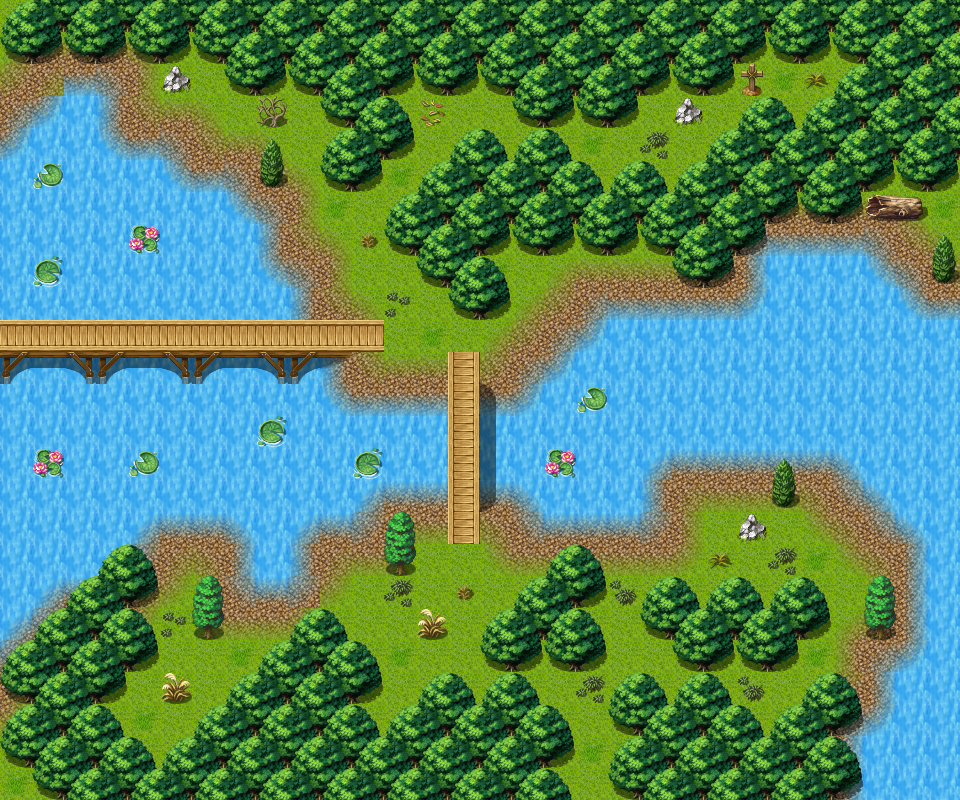

A level layout from a 2D game, rendered from its tile map. Below: a short description, then the map file with tile-grid data replaced by summaries:
An orthogonal 30x25 tile map with 32x32 px tiles, 3 tile layers (Ground, Objects, Above), 1 hidden layer not drawn, 40 tilesets and 9 objects (6x spawn, 2x mapchange, sign).

<map version="1.0" orientation="orthogonal" width="30" height="25" tilewidth="32" tileheight="32">
 <properties>
  <property name="outdoors" value="1" />
 </properties>
 <tileset firstgid="1" name="map_bed_1" tilewidth="32" tileheight="32">
  <image source="../drawable/map_bed_1.png" width="512" height="256" />
 </tileset>
 <tileset firstgid="129" name="map_border_1" tilewidth="32" tileheight="32">
  <image source="../drawable/map_border_1.png" width="512" height="256" />
 </tileset>
 <tileset firstgid="257" name="map_bridge_1" tilewidth="32" tileheight="32">
  <image source="../drawable/map_bridge_1.png" width="512" height="256" />
 </tileset>
 <tileset firstgid="385" name="map_broken_1" tilewidth="32" tileheight="32">
  <image source="../drawable/map_broken_1.png" width="512" height="256" />
 </tileset>
 <tileset firstgid="513" name="map_cavewall_1" tilewidth="32" tileheight="32">
  <image source="../drawable/map_cavewall_1.png" width="576" height="192" />
 </tileset>
 <tileset firstgid="621" name="map_cavewall_2" tilewidth="32" tileheight="32">
  <image source="../drawable/map_cavewall_2.png" width="576" height="192" />
 </tileset>
 <tileset firstgid="729" name="map_cavewall_3" tilewidth="32" tileheight="32">
  <image source="../drawable/map_cavewall_3.png" width="576" height="192" />
 </tileset>
 <tileset firstgid="837" name="map_chair_table_1" tilewidth="32" tileheight="32">
  <image source="../drawable/map_chair_table_1.png" width="512" height="256" />
 </tileset>
 <tileset firstgid="965" name="map_crate_1" tilewidth="32" tileheight="32">
  <image source="../drawable/map_crate_1.png" width="512" height="256" />
 </tileset>
 <tileset firstgid="1093" name="map_cupboard_1" tilewidth="32" tileheight="32">
  <image source="../drawable/map_cupboard_1.png" width="512" height="256" />
 </tileset>
 <tileset firstgid="1221" name="map_curtain_1" tilewidth="32" tileheight="32">
  <image source="../drawable/map_curtain_1.png" width="512" height="256" />
 </tileset>
 <tileset firstgid="1349" name="map_entrance_1" tilewidth="32" tileheight="32">
  <image source="../drawable/map_entrance_1.png" width="512" height="256" />
 </tileset>
 <tileset firstgid="1477" name="map_fence_1" tilewidth="32" tileheight="32">
  <image source="../drawable/map_fence_1.png" width="512" height="256" />
 </tileset>
 <tileset firstgid="1605" name="map_fence_2" tilewidth="32" tileheight="32">
  <image source="../drawable/map_fence_2.png" width="512" height="256" />
 </tileset>
 <tileset firstgid="1733" name="map_ground_1" tilewidth="32" tileheight="32">
  <image source="../drawable/map_ground_1.png" width="512" height="256" />
 </tileset>
 <tileset firstgid="1861" name="map_ground_2" tilewidth="32" tileheight="32">
  <image source="../drawable/map_ground_2.png" width="512" height="256" />
 </tileset>
 <tileset firstgid="1989" name="map_ground_3" tilewidth="32" tileheight="32">
  <image source="../drawable/map_ground_3.png" width="512" height="256" />
 </tileset>
 <tileset firstgid="2117" name="map_ground_4" tilewidth="32" tileheight="32">
  <image source="../drawable/map_ground_4.png" width="512" height="256" />
 </tileset>
 <tileset firstgid="2245" name="map_ground_5" tilewidth="32" tileheight="32">
  <image source="../drawable/map_ground_5.png" width="512" height="256" />
 </tileset>
 <tileset firstgid="2373" name="map_ground_6" tilewidth="32" tileheight="32">
  <image source="../drawable/map_ground_6.png" width="512" height="256" />
 </tileset>
 <tileset firstgid="2501" name="map_ground_7" tilewidth="32" tileheight="32">
  <image source="../drawable/map_ground_7.png" width="512" height="256" />
 </tileset>
 <tileset firstgid="2629" name="map_ground_8" tilewidth="32" tileheight="32">
  <image source="../drawable/map_ground_8.png" width="512" height="256" />
 </tileset>
 <tileset firstgid="2757" name="map_indoor_1" tilewidth="32" tileheight="32">
  <image source="../drawable/map_indoor_1.png" width="512" height="256" />
 </tileset>
 <tileset firstgid="2885" name="map_kitchen_1" tilewidth="32" tileheight="32">
  <image source="../drawable/map_kitchen_1.png" width="512" height="256" />
 </tileset>
 <tileset firstgid="3013" name="map_outdoor_1" tilewidth="32" tileheight="32">
  <image source="../drawable/map_outdoor_1.png" width="512" height="256" />
 </tileset>
 <tileset firstgid="3141" name="map_pillar_1" tilewidth="32" tileheight="32">
  <image source="../drawable/map_pillar_1.png" width="512" height="256" />
 </tileset>
 <tileset firstgid="3269" name="map_plant_1" tilewidth="32" tileheight="32">
  <image source="../drawable/map_plant_1.png" width="512" height="256" />
 </tileset>
 <tileset firstgid="3397" name="map_rock_1" tilewidth="32" tileheight="32">
  <image source="../drawable/map_rock_1.png" width="512" height="256" />
 </tileset>
 <tileset firstgid="3525" name="map_roof_1" tilewidth="32" tileheight="32">
  <image source="../drawable/map_roof_1.png" width="512" height="256" />
 </tileset>
 <tileset firstgid="3653" name="map_roof_2" tilewidth="32" tileheight="32">
  <image source="../drawable/map_roof_2.png" width="512" height="256" />
 </tileset>
 <tileset firstgid="3781" name="map_shop_1" tilewidth="32" tileheight="32">
  <image source="../drawable/map_shop_1.png" width="512" height="256" />
 </tileset>
 <tileset firstgid="3909" name="map_sign_ladder_1" tilewidth="32" tileheight="32">
  <image source="../drawable/map_sign_ladder_1.png" width="512" height="256" />
 </tileset>
 <tileset firstgid="4037" name="map_table_1" tilewidth="32" tileheight="32">
  <image source="../drawable/map_table_1.png" width="512" height="256" />
 </tileset>
 <tileset firstgid="4165" name="map_trail_1" tilewidth="32" tileheight="32">
  <image source="../drawable/map_trail_1.png" width="512" height="256" />
 </tileset>
 <tileset firstgid="4293" name="map_tree_1" tilewidth="32" tileheight="32">
  <image source="../drawable/map_tree_1.png" width="512" height="256" />
 </tileset>
 <tileset firstgid="4421" name="map_wall_1" tilewidth="32" tileheight="32">
  <image source="../drawable/map_wall_1.png" width="512" height="256" />
 </tileset>
 <tileset firstgid="4549" name="map_wall_2" tilewidth="32" tileheight="32">
  <image source="../drawable/map_wall_2.png" width="480" height="256" />
 </tileset>
 <tileset firstgid="4669" name="map_wall_3" tilewidth="32" tileheight="32">
  <image source="../drawable/map_wall_3.png" width="480" height="256" />
 </tileset>
 <tileset firstgid="4789" name="map_window_1" tilewidth="32" tileheight="32">
  <image source="../drawable/map_window_1.png" width="512" height="256" />
 </tileset>
 <tileset firstgid="4917" name="map_window_2" tilewidth="32" tileheight="32">
  <image source="../drawable/map_window_2.png" width="512" height="256" />
 </tileset>
 <layer name="Ground" width="30" height="25">
  <data>[750 cells, 750 non-empty, 6 distinct tile ids]</data>
 </layer>
 <layer name="Objects" width="30" height="25">
  <data>[750 cells, 293 non-empty, 31 distinct tile ids]</data>
 </layer>
 <layer name="Above" width="30" height="25">
  <data>[750 cells, 98 non-empty, 14 distinct tile ids]</data>
 </layer>
 <layer name="Walkable" width="30" height="25" visible="0">
  <data>[750 cells, 553 non-empty, 1 distinct tile ids]</data>
 </layer>
 <objectgroup name="Mapevents">
  <object name="south" type="mapchange" x="576" y="768" width="32" height="32">
   <properties>
    <property name="map" value="waytomountaincave0" />
    <property name="place" value="north" />
   </properties>
  </object>
  <object name="west" type="mapchange" x="0" y="320" width="32" height="32">
   <properties>
    <property name="map" value="waterway11" />
    <property name="place" value="east" />
   </properties>
  </object>
  </objectgroup>
 <objectgroup name="Spawn" visible="0">
  <!-- 6 objects omitted --></objectgroup>
 <objectgroup name="Keys" />
</map>
<!-- 7 of 9 objects omitted -->
